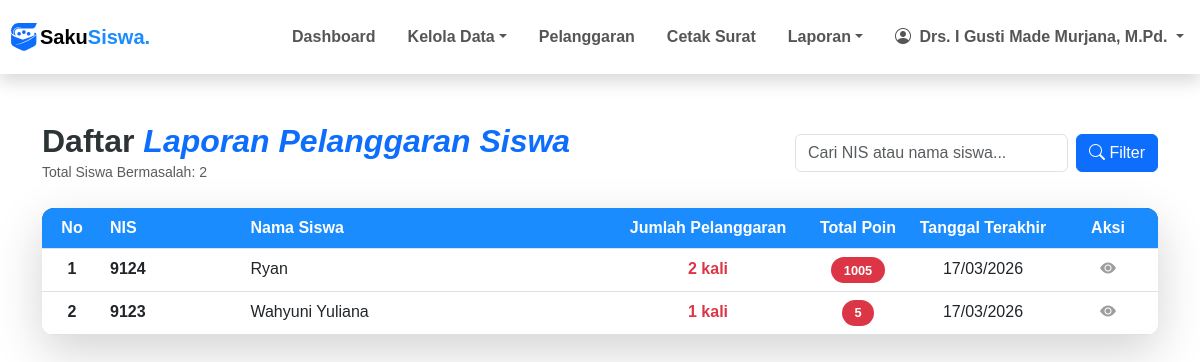
The app's page /pages/laporan/pelanggaran_siswa.php (signed in) with its own data.
### tables this page shows
CREATE TABLE `siswa` (
  `nis` char(5) NOT NULL,
  `nama_siswa` varchar(50) DEFAULT NULL,
  `jenis_kelamin` enum('Laki - Laki','Perempuan') DEFAULT NULL,
  `alamat` varchar(100) DEFAULT NULL,
  `password` varchar(70) DEFAULT NULL,
  `status_siswa` enum('aktif','tidak_aktif','lulus','pindah') DEFAULT NULL,
  `id_ortu_wali` int DEFAULT NULL,
  `id_kelas` int DEFAULT NULL
);

### pages/laporan/pelanggaran_siswa.php (the view, shortened to what this page needs)
<?php
include ROOTPATH . "/config/config.php";
include ROOTPATH . "/includes/header.php";
$sql = "SELECT
    s.nis,
    s.nama_siswa,
    COUNT(ps.id_pelanggaran_siswa) as total_pelanggaran,
    SUM(jp.poin) as total_poin,
    MAX(ps.tanggal) as tanggal_terakhir
FROM siswa s
INNER JOIN pelanggaran_siswa ps ON s.nis = ps.nis
INNER JOIN jenis_pelanggaran jp ON ps.id_jenis_pelanggaran = jp.id_jenis_pelanggaran
WHERE s.status_siswa = 'aktif'";
$search = $_POST['search'] ?? $_GET['search'] ?? '';
$sql .= " GROUP BY s.nis, s.nama_siswa";
$sql .= " ORDER BY total_poin DESC, tanggal_terakhir DESC";
$result = mysqli_query($conn, $sql);
$total_laporan = mysqli_num_rows($result);
?>
<div class="container py-5">
    <div class="row align-items-center mb-4">
        <div class="col-md-6">
            <h2 class="main-title mb-0" style="color: #2d3436; font-weight: 700;">
                Daftar <span class="text-primary fst-italic">Laporan Pelanggaran Siswa</span>
            </h2>
            <small class="text-muted">Total Siswa Bermasalah: <?= $total_laporan ?></small>
        </div>
        <div class="col-md-6">
            <form action="" method="POST" class="d-flex justify-content-md-end gap-2">
                <input type="text" class="form-control w-50" placeholder="Cari NIS atau nama siswa..." name="search"
                    value="<?= htmlspecialchars($search) ?>">
                <button type="submit" class="btn btn-primary">
                    <i class="bi bi-search"></i> Filter
                </button>
            </form>
        </div>
    </div>
    <div class="table-container shadow-lg" style="max-height: 500px; overflow-y: auto;">
        <table class="table table-hover mb-0">
            <thead class="table-dark-custom">
                <tr>
                    <th class="text-center" style="width: 60px;">No</th>
                    <th>NIS</th>
                    <th>Nama Siswa</th>
                    <th class="text-center" style="width: 200px;">Jumlah Pelanggaran</th>
                    <th class="text-center" style="width: 100px;">Total Poin</th>
                    <th class="text-center" style="width: 150px;">Tanggal Terakhir</th>
                    <th class="text-center" style="width: 100px;">Aksi</th>
                </tr>
            </thead>
            <tbody>
                <?php
                $no = 1;
                while ($row = mysqli_fetch_assoc($result)):
                    ?>
                    <tr>
                        <td class="text-center fw-semibold"><?= $no++ ?></td>
                        <td class="fw-semibold"><?= htmlspecialchars($row['nis']) ?></td>
                        <td><?= htmlspecialchars($row['nama_siswa']) ?></td>
                        <td class="text-center fw-semibold text-danger"><?= $row['total_pelanggaran'] ?> kali</td>
                        <td class="text-center">
                            <span class="poin-badge-detail bg-danger text-white"><?= $row['total_poin'] ?></span>
                        </td>
                        <td class="text-center">
                            <?= date('d/m/Y', strtotime($row['tanggal_terakhir'])) ?>
                        </td>
                        <td class="text-center">
                            <a class="btn-action btn-detail" href="detail_pelanggaran_siswa.php?nis=<?= $row['nis'] ?>"
                                title="Lihat Detail">
                                <i class="bi bi-eye-fill"></i>
                            </a>
                        </td>
                    </tr>
                <?php endwhile; ?>
            </tbody>
        </table>
    </div>
</div>
<?php include ROOTPATH . '/includes/footer.php'; ?>

### assets/css/style.css (style rules this page uses)
.table-container { background: #ffffff; border-radius: 12px; overflow: hidden; box-shadow: rgba(0, 0, 0, 0.219) 6px 3px 8px !important; }
.table-dark-custom { background-color: #1a374d !important; color: white !important; }
.btn-action { color: #9e9e9e; transition: all 0.3s ease; background: none; border: none; padding: 5px 10px; }
th { background-color: #1a8cfd !important; color: white !important; }
.btn { transition: all 0.4s ease-in-out !important; }
.poin-badge-detail { background: #eb575749; color: #eb5757; padding: 0.2rem 0.8rem; border-radius: 20px; font-size: 0.8rem; font-weight: 600; display: inline-block; }

### includes/header.php (style rules this page uses)
body { font-family: 'Poppins', sans-serif !important; overflow-x: hidden; }

### records on screen
siswa: nis "9124", nama_siswa "Ryan", total_pelanggaran "2", total_poin "1005", tanggal_terakhir "17/03/2026"
siswa: nis "9123", nama_siswa "Wahyuni Yuliana", total_pelanggaran "1", total_poin "5", tanggal_terakhir "17/03/2026"

### other values on screen
$_SESSION['nama_pengguna'] "Drs. I Gusti Made Murjana, M.Pd."
$total_laporan "2"
